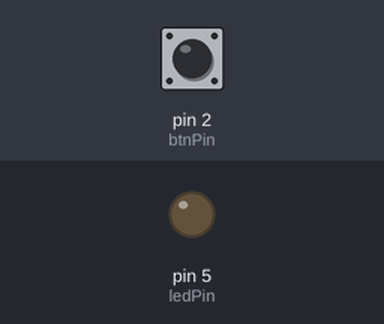
Simulated run of this sketch. Board: Arduino Uno, built with avr-gcc and run on an emulated ATmega328P. Parts: output pins drawn as LEDs (lit = HIGH). Inputs (shaded band) come from the test bench; at power-on: pin 2 (btnPin) HIGH.

Above: at 1.2 s.
1.3 s: pin 2 (btnPin) pulled LOW for 0.15 s
At 2.5 s:
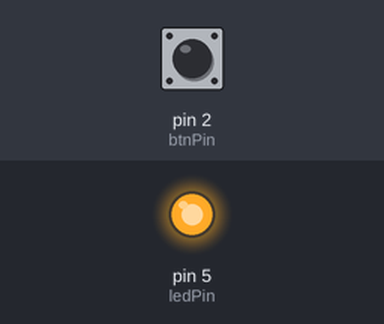
2.9 s: pin 2 (btnPin) pulled LOW for 1 s
At 3.9 s:
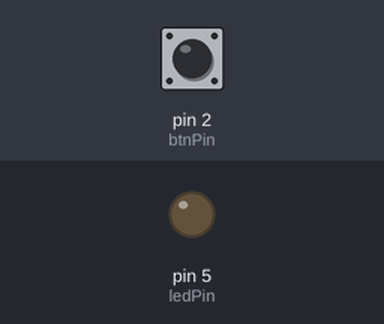
5.4 s: pin 2 (btnPin) pulled LOW for 3.2 s
At 5.8 s:
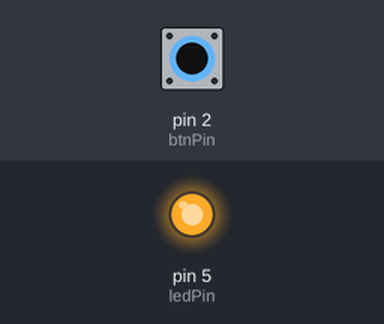
Timing chart, 0 to 8.4 s (numbered marks = the images above; inputs shaded):
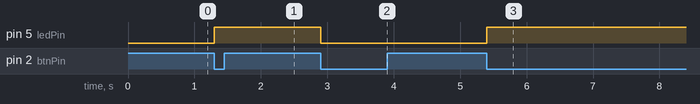

Measured:
- after the input at 1.3 s, pin 5 (ledPin): LOW → HIGH at once
- after the input at 2.9 s, pin 5 (ledPin): HIGH → LOW at once
- after the input at 5.4 s, pin 5 (ledPin): LOW → HIGH at once

The sketch:

external_interrupts.ino
```cpp
// Pins
const uint8_t btnPin = 2;
const uint8_t ledPin = 5;

void setup() {
  // Setup button pin (2) to be input with pull-up resistor
  DDRD &= ~(1 << btnPin);   // clear bit 2 in DDR for port D
  PORTD |= (1 << btnPin);   // enable pull up resistor for bit 2 in PORTD

  // Setup led pin (5) to be output
  DDRD |= (1 << ledPin);      // set bit 5 in DDR for port D

  // Falling edge of INTO generates interrupt
  EICRA |= (1 << ISC01);      // set bit 1 in External Interrupt Control Register A
  EICRA &= ~(1 << ISC00);     // Clear bit 0 in External Interrupt Control Register A

  // Enable Interrupts for INT0
  EIMSK |= (1 << INT0);       // Set INT0 bit in the External Interrupt Mask Register

  // Enable Global Interrupts
  sei();
}

void loop() {
  // Pretend other things are being done
  delay(500);
}

ISR(INT0_vect) {
  PORTD ^= (1 << ledPin);   // toggle ledPin output
}
```
